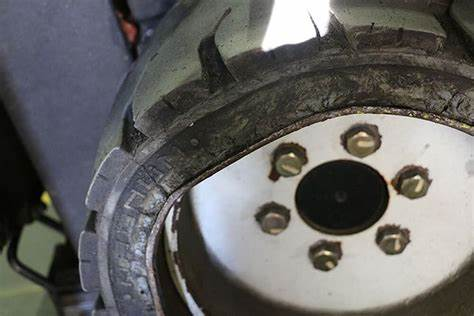
#> input picture PIL/images/bentRim.jpg, 474 x 316 px
$ python od.py
#> lines starting #> are read from the running program, lines starting #| are printed output that depends on the picture
from PIL import Image
import numpy as np
import matplotlib.pyplot as plt
import matplotlib.patches as patches
import cv2


# Step 1: Load 5 images from file paths
image_paths = [
    "images/bentRim.jpg",
    "images/radialCracking.jpg",


]

# Load the images and convert them to NumPy arrays (grayscale for simplicity)
images = [np.array(Image.open(path).convert('L')) for path in image_paths]
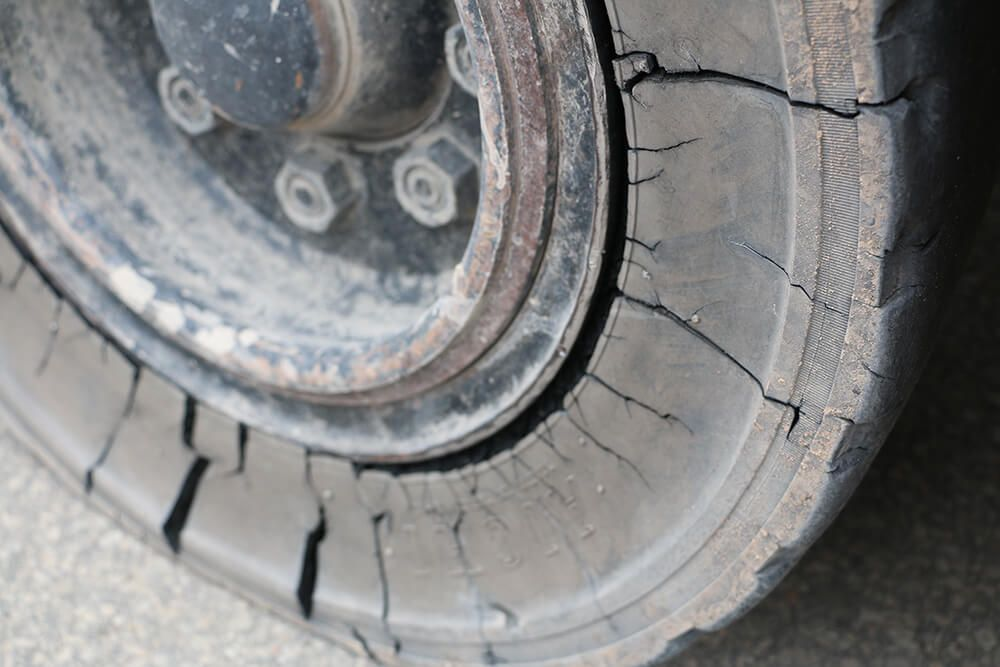
#> input picture PIL/images/radialCracking.jpg, 1000 x 667 px
#> images = 2 items

# Step 2: Define the ground truth bounding boxes (xmin, ymin, xmax, ymax)
bounding_boxes = [
    np.array([50, 50, 400, 300]),  # Image 1
    np.array([200, 200, 700, 600]),  # Image 2

]

# Step 3: Visualize and save the images with bounding boxes
for i, (image, box) in enumerate(zip(images, bounding_boxes)):
    fig, ax = plt.subplots(1)
    ax.imshow(image, cmap='gray')

    # Create a rectangle patch for the bounding box
    rect = patches.Rectangle(
        (box[0], box[1]),  # (xmin, ymin)
        box[2] - box[0],   # width
        box[3] - box[1],   # height
        linewidth=2,
        edgecolor='r',
        facecolor='none'
    )
    ax.add_patch(rect)
    ax.set_title(f"Image {i + 1}")
    ax.axis('off')

    # Save the image with bounding box
    plt.savefig(f"image_with_box_{i + 1}.png", bbox_inches='tight')
    plt.close()  # Close the figure to avoid displaying it
#> this loop made 2 passes
#> box on passes 1 to 2: [50, 50, 400, 300], [200, 200, 700, 600]
#> pass 1, `plt.savefig(f"image_with_box_{i + 1}.png", bbox_inches='tight')`:
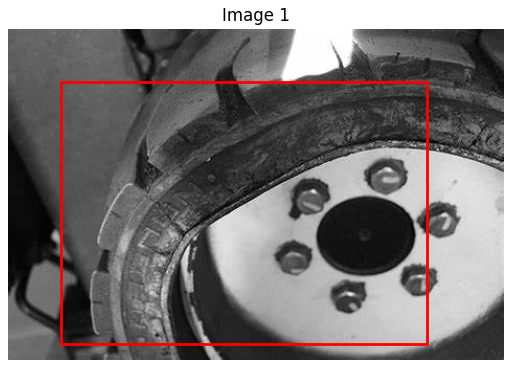
#> figure drawn by matplotlib, 1 panel
#> pass 2, `plt.savefig(f"image_with_box_{i + 1}.png", bbox_inches='tight')`:
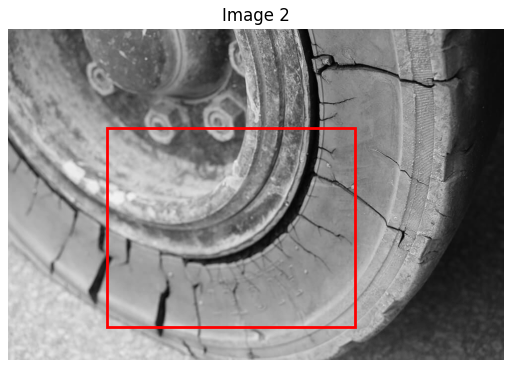
#> figure drawn by matplotlib, 1 panel
# Example predicted bounding box from your model
predicted_box = [60, 60, 90, 90]  # (x, y, width, height)

# Manually defined ground truth bounding box
ground_truth_box = [50, 50, 100, 100]  # (x, y, width, height)

# Function to calculate IoU
def calculate_iou(box1, box2):
    x1_min, y1_min, w1, h1 = box1
    x2_min, y2_min, w2, h2 = box2

    x1_max, y1_max = x1_min + w1, y1_min + h1
    x2_max, y2_max = x2_min + w2, y2_min + h2

    xi1 = max(x1_min, x2_min)
    yi1 = max(y1_min, y2_min)
    xi2 = min(x1_max, x2_max)
    yi2 = min(y1_max, y2_max)
    inter_width = max(0, xi2 - xi1)
    inter_height = max(0, yi2 - yi1)
    inter_area = inter_width * inter_height

    box1_area = w1 * h1
    box2_area = w2 * h2

    iou = inter_area / float(box1_area + box2_area - inter_area)
    return iou

# Calculate IoU between predicted and ground truth boxes
iou_value = calculate_iou(predicted_box, ground_truth_box)
print(f"IoU: {iou_value}")


def iou(box1, box2):
    # Calculate the (x, y) coordinates of the intersection rectangle
    xA = max(box1[0], box2[0])
    yA = max(box1[1], box2[1])
    xB = min(box1[2], box2[2])
    yB = min(box1[3], box2[3])

    # Calculate the area of intersection
    interArea = max(0, xB - xA + 1) * max(0, yB - yA + 1)

    # Calculate the area of both bounding boxes
    box1Area = (box1[2] - box1[0] + 1) * (box1[3] - box1[1] + 1)
    box2Area = (box2[2] - box2[0] + 1) * (box2[3] - box2[1] + 1)

    # Calculate IoU
    iou = interArea / float(box1Area + box2Area - interArea)
    return iou

# Example usage with your bounding box and a ground truth box
iou_score = iou(bounding_boxes[0], ground_truth_box) # type: ignore
print(f"IoU Score for Image 1: {iou_score}")


# Load and preprocess your images
def load_images(image_paths, target_size=(224, 224)):
    images = []
    for img in image_paths:
        img = cv2.imread("images")
        img = cv2.resize(image, target_size)  # Resize to match the input shape of the model
        img = img / 255.0  # Normalize to 0-1 range
        images.append(img)
    return np.array(images)
